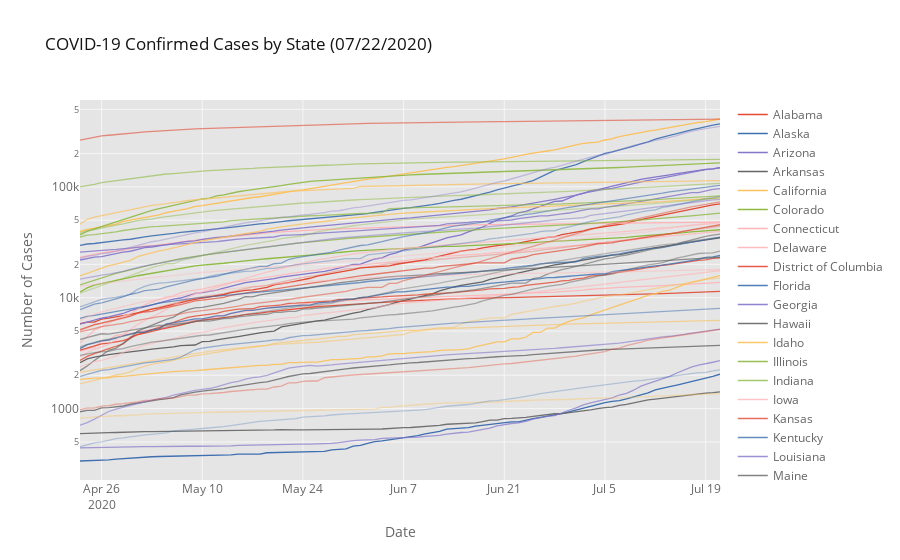

This figure's notebook cell:
### Code cell
# plot total confirmed cases
states_confirmed = grouped_states.reset_index().pivot(index='Date', columns='State', values='Confirmed').iplot(
    kind='lines', yaxis_type='log', theme='ggplot', connectgaps=True, asFigure=True,
    title='COVID-19 Confirmed Cases by State ({})'.format(today), yaxis_title='Number of Cases', xaxis_title='Date')

states_confirmed
